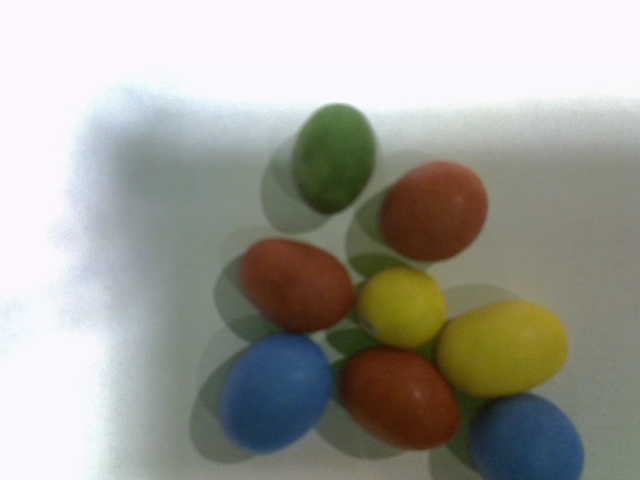
%> input picture Problem_11/img_1.png, 640 x 480 px
$ octave prueba.m   (GNU Octave 9; MATLAB toolbox functions it lacks are replaced by stand-ins)
%> lines starting %> are read from the running program, lines starting %| are printed output that depends on the picture; in (x1, y1, x2, y2) boxes, pixels count from 0 and x2, y2 are one past the last pixel; in counts of white or black regions, pixels touching at a corner belong together; the program's own positions count from 1
% Carga las dos imágenes en matrices
im1 = imread('img_1.png');
%> im1 is the input picture: size 480x640x3 uint8; mean R, G, B 161.6, 161.2, 153.8
im2 = imread('img_2.png');
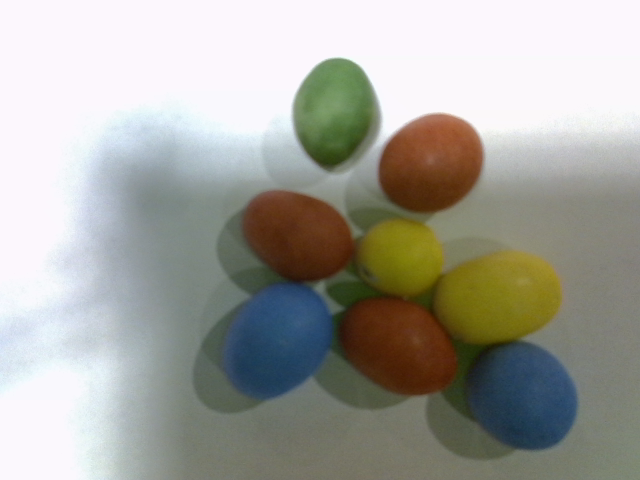
%> input picture Problem_11/img_2.png, 640 x 480 px
%> im2 is the input picture: size 480x640x3 uint8; mean R, G, B 164.2, 164.1, 156.9

% Convierte las imágenes a espacio de color HSV
im1HSV = rgb2hsv(im1);
%> im1HSV: size 480x640x3 double; mean H, S, V 0.442, 0.21, 0.665
im2HSV = rgb2hsv(im2);
%> im2HSV: size 480x640x3 double; mean H, S, V 0.459, 0.203, 0.676

% Detecta los puntos rojos en las imágenes
% utilizando un rango de valores de tono y saturación
rojoMin = [0, 0.3, 0.3];
rojoMax = [0.1, 1.0, 1.0];
mask1 = (im1HSV(:,:,1) >= rojoMin(1)) & (im1HSV(:,:,1) <= rojoMax(1)) & ...
        (im1HSV(:,:,2) >= rojoMin(2)) & (im1HSV(:,:,2) <= rojoMax(2)) & ...
        (im1HSV(:,:,3) >= rojoMin(3)) & (im1HSV(:,:,3) <= rojoMax(3));
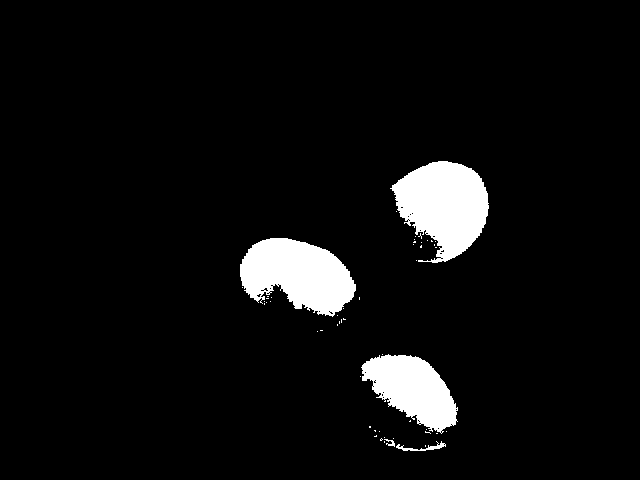
%> mask1: size 480x640 logical; 5.7% white; 52 white regions (47 under 20 px), largest, box (x1, y1, x2, y2) and area: (390, 161, 489, 263) 6499, (240, 238, 356, 317) 6142, (361, 354, 458, 434) 4499, (396, 441, 446, 451) 155, (384, 439, 395, 447) 38
mask2 = (im2HSV(:,:,1) >= rojoMin(1)) & (im2HSV(:,:,1) <= rojoMax(1)) & ...
        (im2HSV(:,:,2) >= rojoMin(2)) & (im2HSV(:,:,2) <= rojoMax(2)) & ...
        (im2HSV(:,:,3) >= rojoMin(3)) & (im2HSV(:,:,3) <= rojoMax(3));
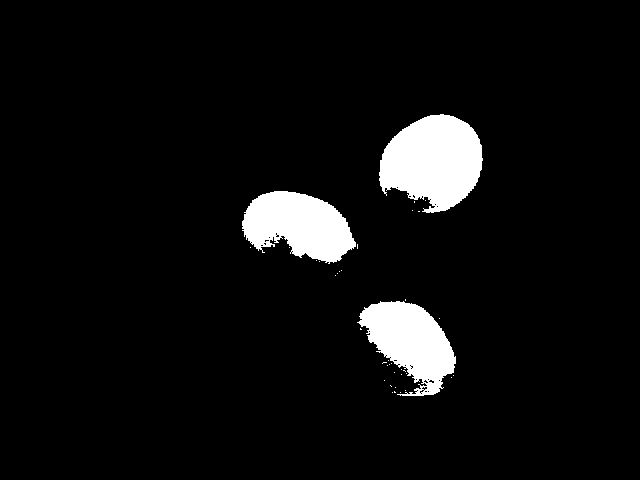
%> mask2: size 480x640 logical; 5.9% white; 38 white regions (35 under 20 px), largest, box (x1, y1, x2, y2) and area: (379, 114, 483, 213) 7314, (242, 191, 356, 264) 5568, (357, 301, 456, 396) 5343

% Obtiene la posición de los puntos rojos en las imágenes
[y1, x1] = find(mask1);
%> y1 = 17439 values from 162 to 451; x1 = 17439 values from 241 to 489
[y2, x2] = find(mask2);
%> y2 = 18278 values from 115 to 396; x2 = 18278 values from 243 to 483

% Trianguliza la posición de los puntos rojos en cada imagen
tri1 = delaunay(x1, y1);
tri2 = delaunay(x2, y2);

% Calcula la posición en el espacio de los puntos rojos
% utilizando la triangulización de las dos imágenes
%> (the run ends here)
